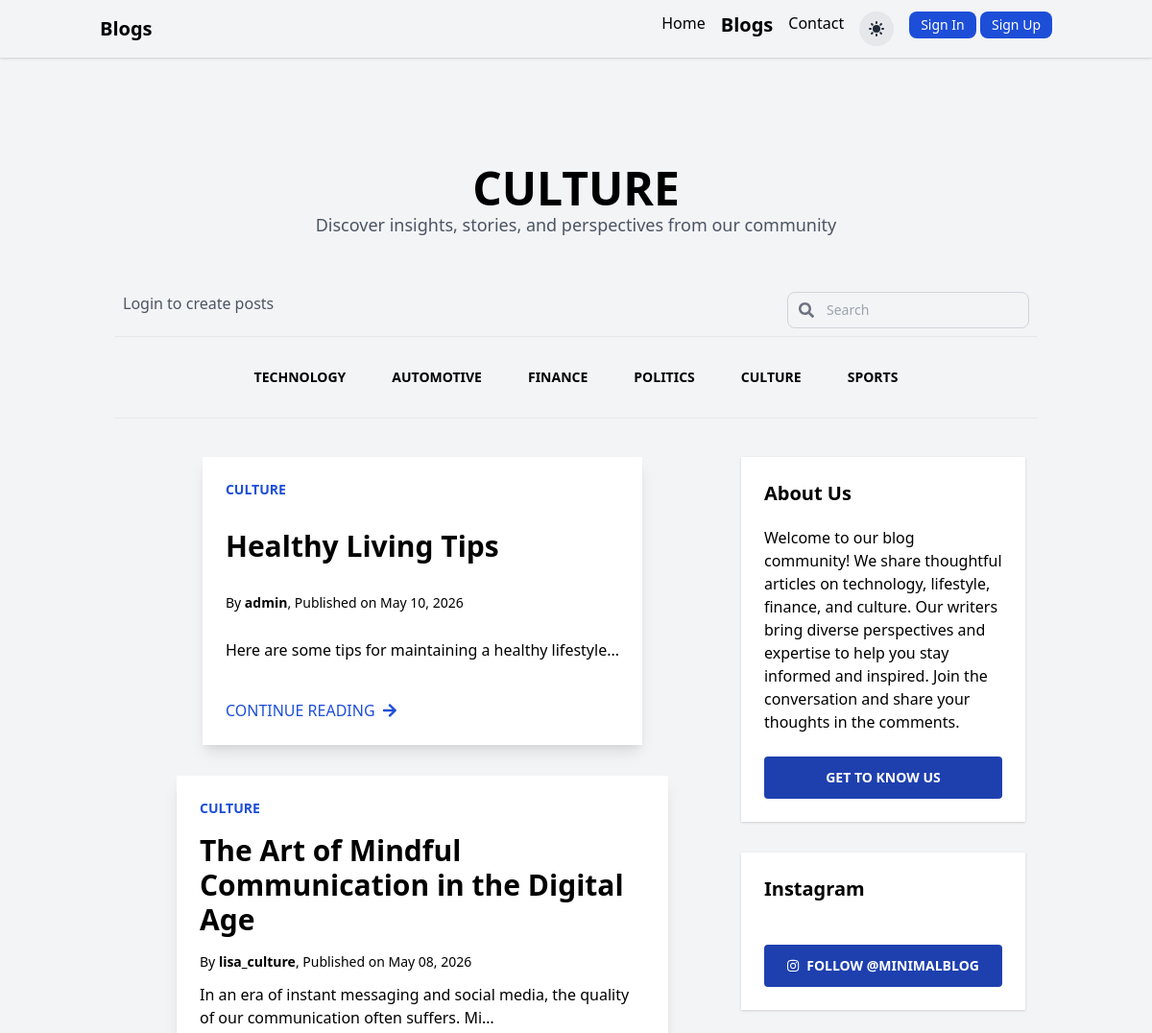
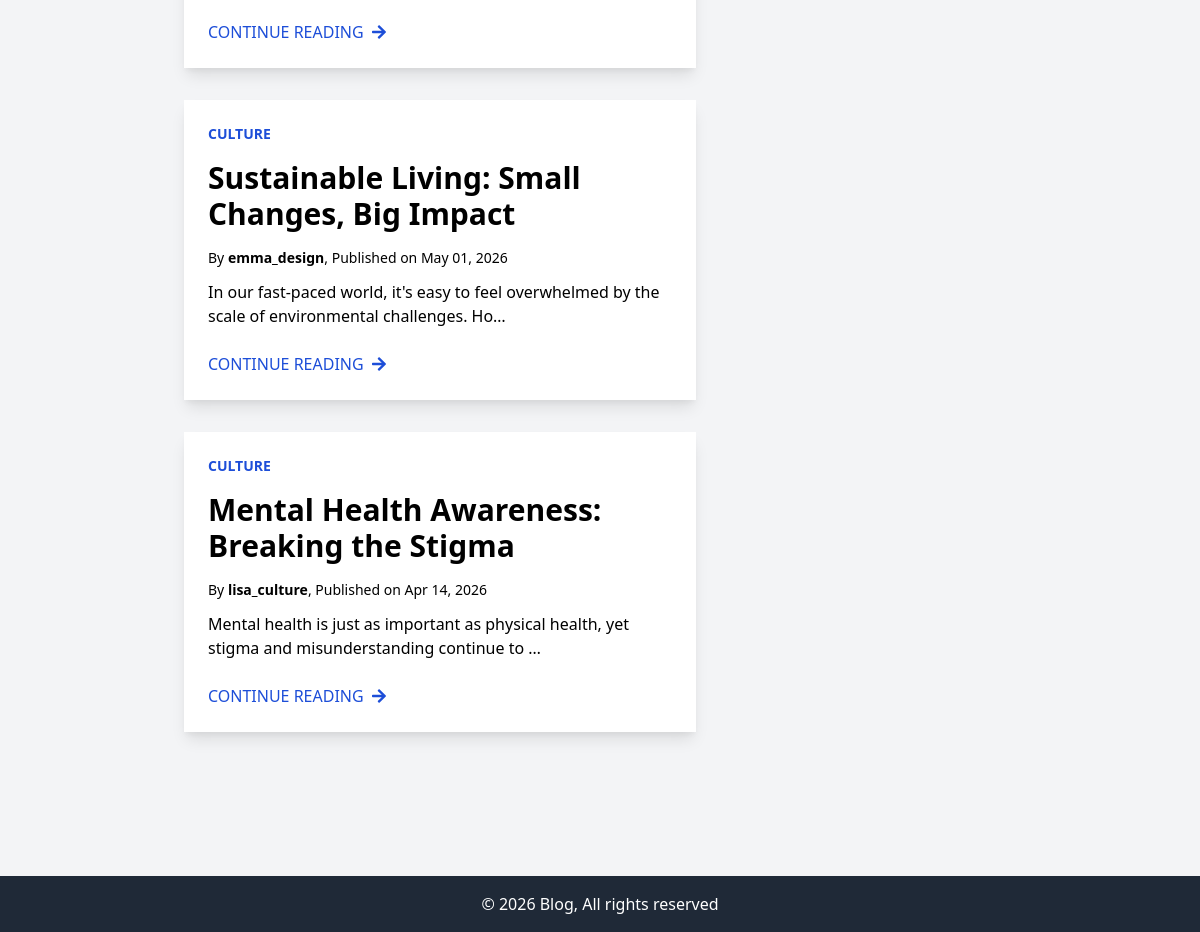
/blog/category/Culture/, run on the app's committed database (2 pictures, top to bottom).
### blog/models.py (models this page shows, shortened)
class Post(models.Model):
    b_no = models.AutoField(primary_key=True)
    title = models.CharField(max_length=200)
    slug = models.SlugField(unique=True, blank=True)
    content = models.TextField()
    author = models.ForeignKey(User, on_delete=models.CASCADE)
    created_at = models.DateTimeField(auto_now_add=True)
    updated_at = models.DateTimeField(auto_now=True)
    category = models.CharField(max_length=50)

### blog/views.py (the view)
# urls.py: path('category/<str:category_name>/', views.category, name='category_posts'),
def category(request, category_name):
  if category_name:
    results = Post.objects.filter(category=category_name).order_by('-created_at')
  else:
    results = Post.objects.all().order_by('-created_at')
  paginator = Paginator(results, 6)
  page_number = request.GET.get('page')
  page_obj = paginator.get_page(page_number)
  contents = {'page_obj': page_obj, 'query': category_name}
  return render(request, 'blog/blogp.html', contents)

### templates/blog/blogp.html (shortened to what this page needs)
{% extends 'boilerplate.html'%}
{% block header_url %}{% url 'blog:blogindex' %}{% endblock %}
{% block header %}Blogs{% endblock %}
{% block blogactive %}font-bold text-xl{% endblock %}
{% block main %}
<div class="container mx-auto px-4 py-8">
    <header class="w-full container mx-auto">
        <div class="flex flex-col items-center py-12">
            <a class="font-bold text-light uppercase hover:text-gray-700 text-5xl" href="#">
                {{ query }}
            </a>
            <p class="text-lg text-gray-600">
                Discover insights, stories, and perspectives from our community
            </p>
        </div>
    </header>
    <div class='container flex item-center justify-between'>
        <div class='p-2 container flex item-center justify-start'>
            {% if user.is_authenticated %}
            <a href="{% url 'blog:blogpost' %}">
                <button class="bg-blue-500 hover:bg-blue-700                    text-white font-bold py-2 px-4 rounded                        focus:outline-none focus:shadow-outline">
                Create New Blog
                </button>
            </a>
            {% else %}
            <p class="text-gray-600">Login to create posts</p>
            {% endif %}
        </div>
        <form method="GET" action="{% url 'blog:search_posts' %}">
            <div class='p-2 container flex item-center justify-end'>
                <div class="relative flex items-center">
                    <div class="absolute inset-y-0 left-0 pl-3 flex items-center pointer-events-none">
                    </div>
                    <input
                        id="search"
                        name="search"
                        type="search"
                        placeholder="Search"
                        class="p-2 pl-10 text-sm text-gray-900 bg-gray-100 rounded-lg border border-gray-300 focus:outline-none focus:ring-2 focus:ring-blue-500 focus:border-blue-500"
                    >
                </div>
            </div>
        </form>
    </div>
    <nav class="dark:bg-gray-200 w-full py-4 border-t border-b" x-data="{ open: false }">
        <div :class="open ? 'block': 'hidden'" class="w-full flex-grow sm:flex sm:items-center sm:w-auto">
            <div class="w-full  container mx-auto flex flex-col sm:flex-row items-center justify-center text-sm font-bold uppercase mt-0 px-6 py-2">
                <a href="{% url 'blog:category_posts' category_name='Technology' %}" class="hover:bg-gray-400 rounded py-2 px-4 mx-2">Technology</a>
                <a href="{% url 'blog:category_posts' category_name='Automotive' %}" class="hover:bg-gray-400 rounded py-2 px-4 mx-2">Automotive</a>
                <a href="{% url 'blog:category_posts' category_name='Finance' %}" class="hover:bg-gray-400 rounded py-2 px-4 mx-2">Finance</a>
                <a href="{% url 'blog:category_posts' category_name='Politics' %}" class="hover:bg-gray-400 rounded py-2 px-4 mx-2">Politics</a>
                <a href="{% url 'blog:category_posts' category_name='Culture' %}" class="hover:bg-gray-400 rounded py-2 px-4 mx-2">Culture</a>
                <a href="{% url 'blog:category_posts' category_name='Sports' %}" class="hover:bg-gray-400 rounded py-2 px-4 mx-2">Sports</a>
            </div>
        </div>
    </nav>
    <div class="container mx-auto flex flex-wrap py-6">
        <section class="w-full md:w-2/3 flex flex-col items-center px-3">
            {% if page_obj %}
                {% for post in page_obj %}
                    <article class="flex flex-col shadow-lg my-4 bg-white dark:bg-gray-900 max-w-full lg:max-w-lg xl:max-w-xl mx-auto" style="min-height: 300px;">
                        <div class="flex flex-col justify-between p-6 h-full">
                            <a href="#" class="text-blue-700 text-sm font-bold uppercase pb-4">{{ post.category }}</a>
                            <a href="{% url 'blog:singleb_slug' post.slug %}" class="text-3xl font-bold hover:text-gray-700 pb-4">{{ post.title }}</a>
                            <p class="text-sm pb-3">
                                By <a href="#" class="font-semibold hover:text-gray-800">{{ post.author.username }}</a>, Published on {{ post.created_at|date:"M d, Y" }}
                            </p>
                            <p class="pb-6">{{ post.content|striptags|truncatechars:100 }}</p>
                            <a href="{% url 'blog:singleb_slug' post.slug %}" class="uppercase text-blue-700 hover:text-black flex items-center">
                                Continue Reading <i class="fas fa-arrow-right ml-2"></i>
                            </a>
                        </div>
                    </article>
                {% endfor %}
            {% else %}
                <h1>No posts found.</h1>
            {% endif %}
        </section>
        <aside class="w-full md:w-1/3 flex flex-col items-center px-3">
            <div class="w-full  bg-white dark:bg-gray-900 shadow flex flex-col my-4 p-6">
                <p class="text-xl font-semibold pb-5">About Us</p>
                <p class="pb-2">Welcome to our blog community! We share thoughtful articles on technology, lifestyle, finance, and culture. Our writers bring diverse perspectives and expertise to help you stay informed and inspired. Join the conversation and share your thoughts in the comments.</p>
                <a href="#" class="w-full bg-blue-800 text-white font-bold text-sm uppercase rounded hover:bg-blue-700 flex items-center justify-center px-2 py-3 mt-4">
                    Get to know us
                </a>
            </div>
            <div class="w-full bg-white dark:bg-gray-900 shadow flex flex-col my-4 p-6">
                <p class="text-xl font-semibold pb-5">Instagram</p>
                <a href="#" class="w-full bg-blue-800 text-white font-bold text-sm uppercase rounded hover:bg-blue-700 flex items-center justify-center px-2 py-3 mt-6">
                    <i class="fab fa-instagram mr-2"></i> Follow @minimalblog
                </a>
            </div>
        </aside>
    </div>
</div>
{% endblock %}

### data on the page
Post: category "CULTURE", title "Healthy Living Tips", author.username "admin", created_at "May 10, 2026", content "Here are some tips for maintaining a healthy lifestyle..."
Post: category "CULTURE", title "The Art of Mindful Communication in the Digital Age", author.username "lisa_culture", created_at "May 08, 2026", content "In an era of instant messaging and social media, the quality of our communication often suffers. Mi…"
Post: category "CULTURE", title "Sustainable Living: Small Changes, Big Impact", author.username "emma_design", created_at "May 01, 2026", content "In our fast-paced world, it's easy to feel overwhelmed by the scale of environmental challenges. Ho…"
Post: category "CULTURE", title "Mental Health Awareness: Breaking the Stigma", author.username "lisa_culture", created_at "Apr 14, 2026", content "Mental health is just as important as physical health, yet stigma and misunderstanding continue to …"

### other printed values
{{ query }} "CULTURE"
